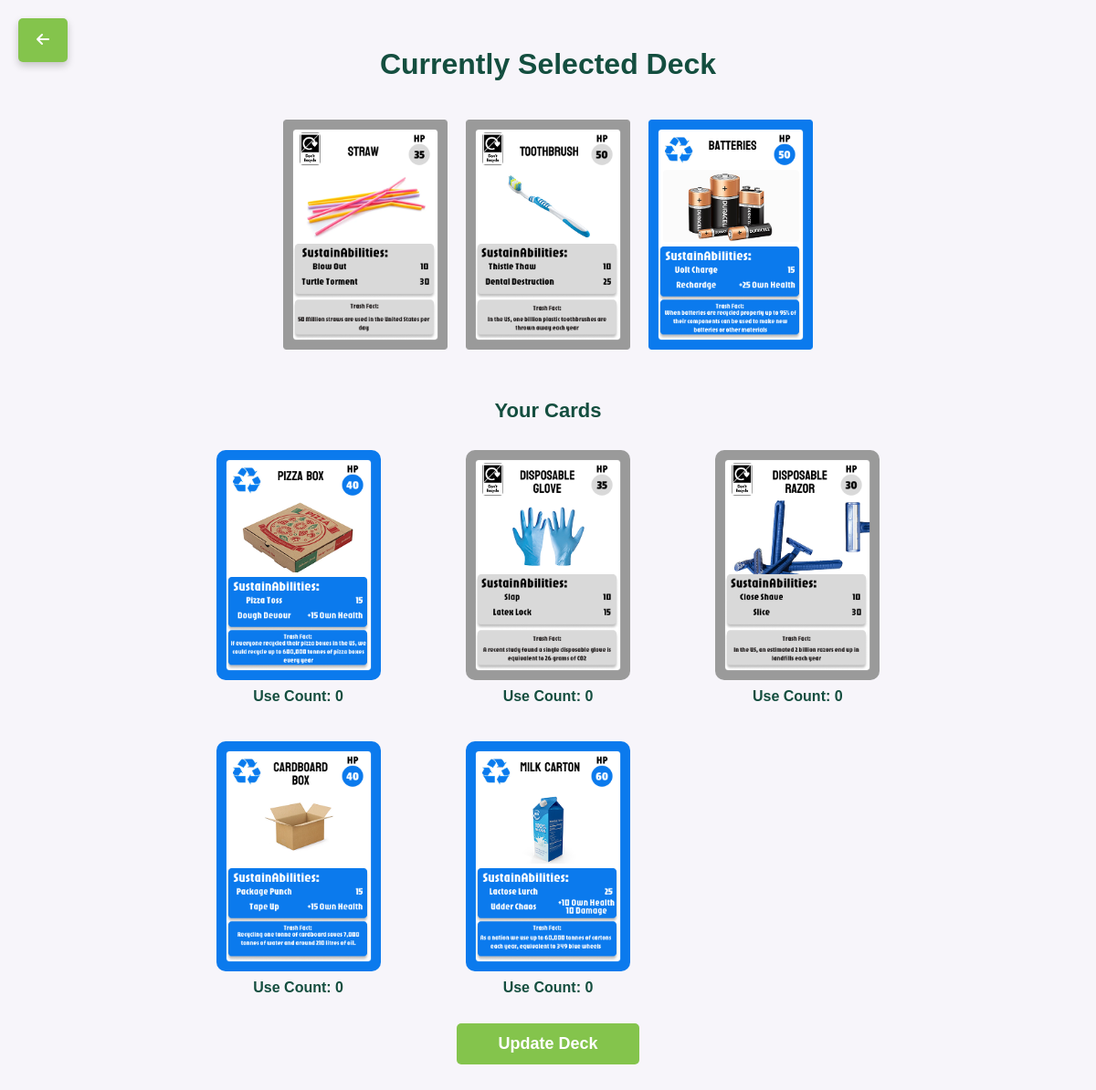
The app's page /change_deck (signed in), older data.
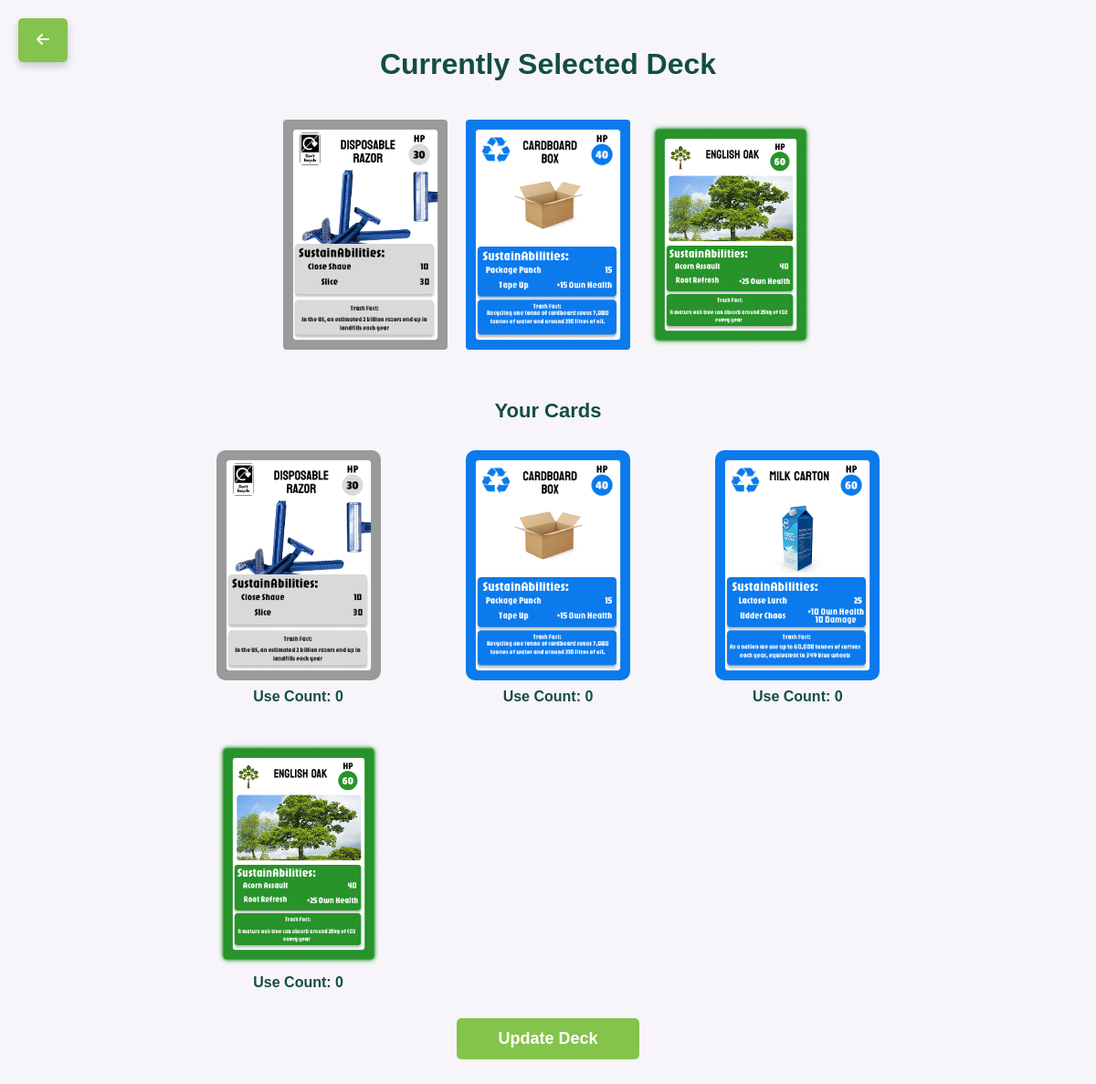
The same page, newer data.
### backend/models.py (models this page shows, shortened)
class Card(models.Model):
    name = models.CharField(max_length=100, primary_key=True)
    image = models.ImageField()
    card_type = models.IntegerField()
    ability_name_1 = models.CharField(max_length=100)
    ability_power_1 = models.IntegerField()
    ability_name_2 = models.CharField(max_length=100)
    ability_power_2 = models.IntegerField()
    ability_self_power_2 = models.IntegerField(default=0)
    health_points = models.IntegerField()
    fact = models.CharField(max_length=200)

class PlayerCards(models.Model):
    player = models.ForeignKey(User, on_delete=models.CASCADE)
    card = models.ForeignKey(Card, on_delete=models.CASCADE)
    in_gym = models.BooleanField()
    use_count = models.IntegerField() # Depends on the card type, check if this record is removed

### backend/views.py (the view)
# urls.py: path('change_deck', views.change_deck, name='change_deck'),
@login_required
def change_deck(request):
    referer = request.META.get("HTTP_REFERER")
    if referer and "change_deck" not in referer:
        request.session["original_referrer"] = referer
    cards = Card.objects.all().order_by('card_type')
    players_cards = PlayerCards.objects.filter(player=request.user)
    deck_card_1 = request.user.profile.deck_card_1
    deck_card_2 = request.user.profile.deck_card_2
    deck_card_3 = request.user.profile.deck_card_3
    context = {
        "cards": cards,
        "player_cards": players_cards,
        "user": request.user,
        "deck_card_1": deck_card_1,
        "deck_card_2": deck_card_2,
        "deck_card_3": deck_card_3,
        "previous_page": request.session.get("original_referrer", "/view-gym")
    }
    return render(request, 'backend/profile/changeDeck.html', context)

### templates/backend/profile/changeDeck.html (shortened to what this page needs)
<!DOCTYPE html>
<html lang="en">
    <head>
        {% load static %}
        {% load profile_extras %}
        <link rel="stylesheet" href="{% static 'css/backend/profile/changeDeck.css' %}">
        <link rel="stylesheet" href="https://cdnjs.cloudflare.com/ajax/libs/font-awesome/6.0.0/css/all.min.css">
    </head>
    <body>
        <div class="backButton">
            <a class="back-button" href="{{ previous_page }}">
                <i class="fas fa-arrow-left"></i>
            </a>
        </div>
        <div class="Deck">
            <div class="deckTitle">
                <p>Currently Selected Deck</p>
            </div>
            <div class="My Deck">
                <table>
                    <tr>
                        <td>
                            {% if deck_card_1 %}
                                <img src="{{ deck_card_1.image.url }}" alt="{{ deck_card_1.name }}">
                            {% else %}
                                <img src="{% static 'images/backend/profile/PlasticBlankBorder.png' %}" alt="Deck Card 1">
                            {% endif %}
                        </td>
                        <td>
                            {% if deck_card_2 %}
                                <img src="{{ deck_card_2.image.url }}" alt="{{ deck_card_2.name }}">
                            {% else %}
                                <img src="{% static 'images/backend/profile/PlasticBlankBorder.png' %}" alt="Deck Card 2">
                            {% endif %}
                        </td>
                        <td>
                            {% if deck_card_3 %}
                                <img src="{{ deck_card_3.image.url }}" alt="{{ deck_card_3.name }}">
                            {% else %}
                                <img src="{% static 'images/backend/profile/PlasticBlankBorder.png' %}" alt="Deck Card 3">
                            {% endif %}
                        </td>
                    </tr>
                </table>
            </div>
        </div>
        <div class="cards-selection">
            <h2>Your Cards</h2>
            <form method="POST" action="{% url 'update_deck' %}">
                <div class="cardTable">
                    <table>
                        <tr>
                        {% for player_card in player_cards %}
                            {% if not player_card.in_gym %}
                                <td>
                                    <label class="card-select">
                                        <img src="{{ player_card.card.image.url }}"
                                         alt="{{ player_card.card.name }}">
                                        <div class="use-count">
                                            Use Count: {{ player_card.use_count }}
                                        </div>
                                    </label>
                                </td>
                            {% endif %}
                        {% endfor %}
                        </tr>
                    </table>
                </div>
                <button type="submit" onclick="return lessThanThree()">Update Deck</button>
            </form>
        </div>
    </body>
</html>

Row changes from the older to the newer data that the page shows:
no longer on this page (row unchanged): Card: image (picture)
no longer on this page (row unchanged): Card: image (picture)
no longer on this page (row unchanged): Card: image (picture)
no longer on this page (row edited): PlayerCards: card.image (picture), use_count "0"
no longer on this page (row edited): PlayerCards: card.image (picture), use_count "0"
now on this page (row edited): Card: image (picture)
now on this page (row unchanged): Card: image (picture)
now on this page (row unchanged): Card: image (picture)
added PlayerCards: card.image (picture), use_count "0"
